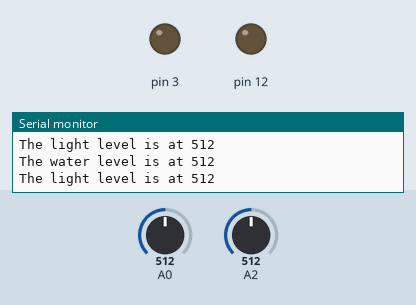
The sketch below on a simulated Arduino Uno, built with avr-gcc and run on an emulated ATmega328P. Shown: output pins drawn as LEDs (lit = HIGH), the last lines printed to the serial monitor. Inputs (shaded band) come from the test bench; at power-on: A2 = 512, A0 = 512.

Above: at 1.3 s.
1.4 s: A2 set to 217
2.9 s: A2 set to 192
At 4.2 s:
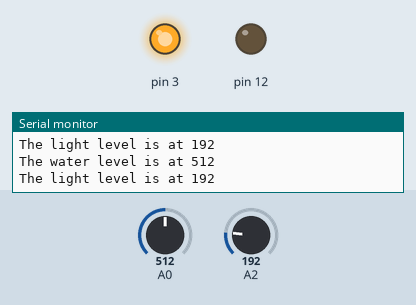
4.5 s: A2 set to 210
At 5.6 s:
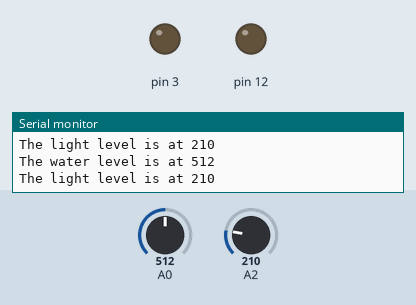
6.0 s: A2 set to 190
At 6.8 s:
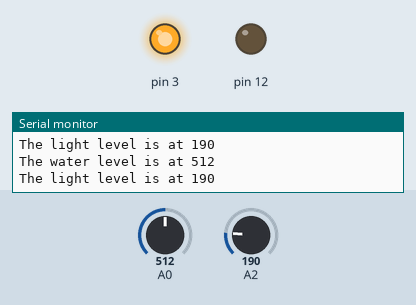
Timing chart, 0 to 8.5 s (numbered marks = the images above; inputs shaded):
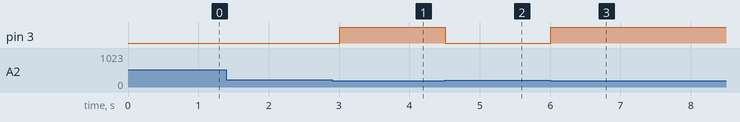

Measured:
- the behaviour switches between 200 and 199 on A2 (found by bisection; images 0 and 1)
- after the input at 2.9 s, pin 3: LOW → HIGH after 0.11 s
- after the input at 4.5 s, pin 3: HIGH → LOW at once
- after the input at 6.0 s, pin 3: LOW → HIGH at once

The sketch:

ArduinoWaterandLightSensor.ino
```cpp
void setup() {
  //Set the digital pins 12 and 3 to output for the buzzer and LED respectively
  pinMode(12, OUTPUT);
  pinMode(3, OUTPUT);

  //Begin serial communication at 1200 bps
  Serial.begin(9600);
}

void loop() {
  int waterSensor = 0;
  int lightSensor = 0;

  //The readings of the water and light sensors are stored in the appropriate variables (the water sensor is connected to A0 while the light sensor is connected to A2)
  waterSensor = analogRead(0);
  lightSensor = analogRead(2);

  Serial.print("The water level is at ");
  Serial.print(waterSensor);
  Serial.print("\nThe light level is at ");
  Serial.print(lightSensor);
  Serial.print("\n\n");

  //If the water level is high enough or low enough,the digital pin 12 will have voltage go through it, which is connected to the buzzer (not calibrated to the needs of the broccoli yet)
  /*if (waterSensor<50) {
    tone(12, 200);
    delay(500);
    noTone(12);
    delay(500);
  } else if (waterSensor>200){
    tone(12, 500);
    delay(200);
    noTone(12);
    delay(200);
  } else {
    noTone(12);
  }*/

  //If there is not enough sunlight, the digital pin 3 will have voltage passing through it, which is connected to the led (also not calibrated yet)
  if (lightSensor<200) {
    digitalWrite(3, HIGH);
  } else {
    digitalWrite(3, LOW);
  }
  delay(500);
}
```
